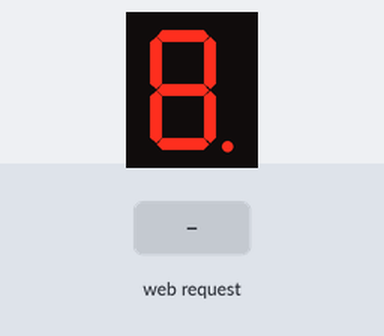
Bench run of a sketch on a simulated ESP8266 (NodeMCU). Parts: 1-digit seven-segment display. Wiring (inferred from the names in the program): 1-digit 7-segment display, segments lit when HIGH: segments GPIO 16, GPIO 5, GPIO 4, GPIO 0, GPIO 2, GPIO 14, GPIO 12, GPIO 13. The inputs (shaded band) are chosen by the test bench. WiFi joins after 1.5 s; servers stay silent unless stated; the segment pins are drawn as the display they are named for; what the sketch prints to the serial monitor is not drawn.

Above: at 2.7 s.
2.8 s: HTTP request GET /0/on received
At 3.1 s:
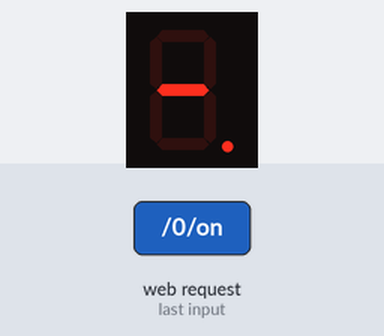
4.3 s: HTTP request GET /1/on received
At 5.4 s:
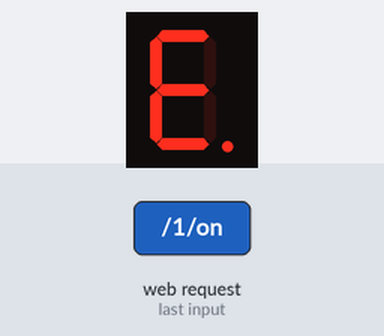
5.8 s: HTTP request GET /2/on received
At 6.6 s:
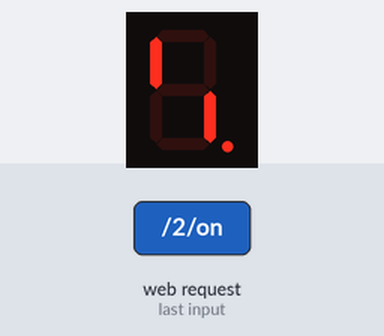
7.3 s: HTTP request GET /3/on received
At 7.7 s:
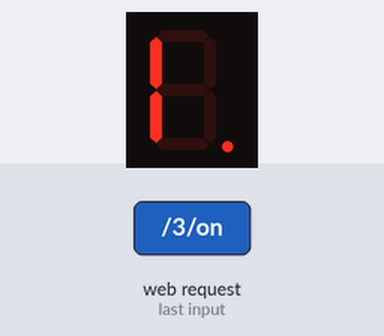
8.8 s: HTTP request GET /4/on received
At 10.0 s:
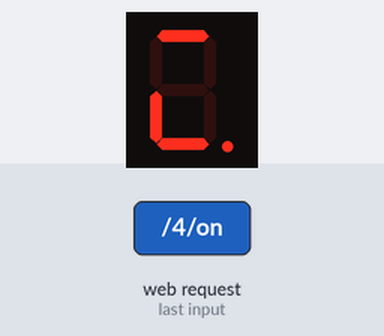
10.3 s: HTTP request GET /5/on received
At 11.2 s:
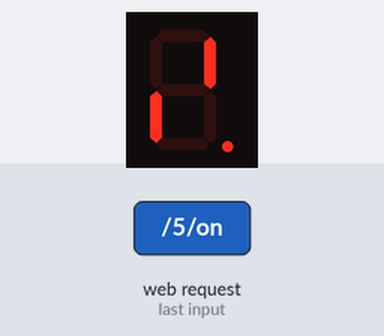
Timing chart, 0 to 12.8 s (numbered marks = the images above; inputs shaded):
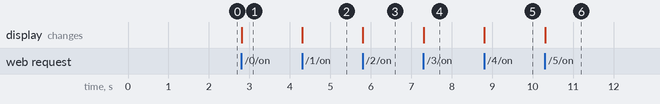

The sketch:

7SEG-WIFI.ino
```cpp
// Load Wi-Fi library
#include <ESP8266WiFi.h>

// Replace with your network credentials
const char* ssid     = "";
const char* password = "";

// Set web server port number to 80
WiFiServer server(80);

// Variable to store the HTTP request
String header;

// Auxiliar variables to store the current output state
String output0 = "off";
String output1 = "off";
String output2 = "off";
String output3 = "off";
String output4 = "off";
String output5 = "off";
String output6 = "off";
String output7 = "off";
String output8 = "off";
String output9 = "off";

const int a = 16;
const int b = 5;
const int c = 4;
const int d = 0;
const int e = 2;
const int f = 14;
const int g = 12;
const int dp = 13;

// Current time
unsigned long currentTime = millis();
// Previous time
unsigned long previousTime = 0;
// Define timeout time in milliseconds (example: 2000ms = 2s)
const long timeoutTime = 2000;

void setup() {
  Serial.begin(115200);
  // Initialize the output variables as outputs
  pinMode(a, OUTPUT);
  digitalWrite(a,HIGH);
  pinMode(b, OUTPUT);
  digitalWrite(b,HIGH);
  pinMode(c, OUTPUT);
  digitalWrite(c,HIGH);
  pinMode(d, OUTPUT);
  digitalWrite(d,HIGH);
  pinMode(e, OUTPUT);
  digitalWrite(e,HIGH);
  pinMode(f, OUTPUT);
  digitalWrite(f,HIGH);
  pinMode(g, OUTPUT);
  digitalWrite(g,HIGH);
  pinMode(dp, OUTPUT);
  digitalWrite(dp,HIGH);

  // Connect to Wi-Fi network with SSID and password
  Serial.print("Connecting to ");
  Serial.println(ssid);
  WiFi.begin(ssid, password);
  while (WiFi.status() != WL_CONNECTED) {
    delay(500);
    Serial.print(".");
  }
  // Print local IP address and start web server
  Serial.println("");
  Serial.println("WiFi connected.");
  Serial.println("IP address: ");
  Serial.println(WiFi.localIP());
  server.begin();
}

void loop(){
  WiFiClient client = server.available();   // Listen for incoming clients

  if (client) {                             // If a new client connects,
    Serial.println("New Client.");          // print a message out in the serial port
    String currentLine = "";                // make a String to hold incoming data from the client
    currentTime = millis();
    previousTime = currentTime;
    while (client.connected() && currentTime - previousTime <= timeoutTime) { // loop while the client's connected
      currentTime = millis();
      if (client.available()) {             // if there's bytes to read from the client,
        char c = client.read();             // read a byte, then
        Serial.write(c);                    // print it out the serial monitor
        header += c;
        if (c == '\n') {                    // if the byte is a newline character
          // if the current line is blank, you got two newline characters in a row.
          // that's the end of the client HTTP request, so send a response:
          if (currentLine.length() == 0) {
            // HTTP headers always start with a response code (e.g. HTTP/1.1 200 OK)
            // and a content-type so the client knows what's coming, then a blank line:
            client.println("HTTP/1.1 200 OK");
            client.println("Content-type:text/html");
            client.println("Connection: close");
            client.println();

            if (header.indexOf("GET /0/on") >= 0) {
              Serial.println("0 on");
              zero();
            } else if (header.indexOf("GET /1/on") >= 0) {
              Serial.println("1 on");
              one();
            } else if (header.indexOf("GET /2/on") >= 0) {
              Serial.println("2 on");
              two();
            } else if (header.indexOf("GET /3/on") >= 0) {
              Serial.println("3 on");
              three();
            } else if (header.indexOf("GET /4/on") >= 0) {
              Serial.println("4 on");
              four();
            } else if (header.indexOf("GET /5/on") >= 0) {
              Serial.println("5 on");
              five();
            } else if (header.indexOf("GET /6/on") >= 0) {
              Serial.println("6 on");
              six();
            } else if (header.indexOf("GET /7/on") >= 0) {
              Serial.println("7 on");
              seven();
            } else if (header.indexOf("GET /8/on") >= 0) {
              Serial.println("8 on");
              eight();
            } else if (header.indexOf("GET /9/on") >= 0) {
              Serial.println("9 on");
              nine();
            }

            // Display the HTML web page
            client.println("<!DOCTYPE html><html>");
            client.println("<head><meta name=\"viewport\" content=\"width=device-width, initial-scale=1\">");
            client.println("<link rel=\"icon\" href=\"data:,\">");
            // CSS to style the on/off buttons
            // Feel free to change the background-color and font-size attributes to fit your preferences
            client.println("<style>html { font-family: Helvetica; display: inline-block; margin: 0px auto; text-align: center;}");
            client.println(".button { background-color: #195B6A; border: none; color: white; padding: 16px 40px;");
            client.println("text-decoration: none; font-size: 30px; margin: 2px; cursor: pointer;}");
            client.println(".button2 {background-color: #77878A;}</style></head>");

            // Web Page Heading
            client.println("<body><h1>7-SEG Control Web Page</h1>");

            client.println("<p>0 - State " + output0 + "</p>");
            // If the output5State is off, it displays the ON button
            if (output0=="off") {
              client.println("<p><a href=\"/0/on\"><button class=\"button\">ON</button></a></p>");
            } else {
              client.println("<p><a href=\"/0/off\"><button class=\"button button2\">OFF</button></a></p>");
            }

            client.println("<p>1 - State " + output1 + "</p>");
            // If the output5State is off, it displays the ON button
            if (output1=="off") {
              client.println("<p><a href=\"/1/on\"><button class=\"button\">ON</button></a></p>");
            } else {
              client.println("<p><a href=\"/1/off\"><button class=\"button button2\">OFF</button></a></p>");
            }

            client.println("<p>2 - State " + output2 + "</p>");
            // If the output5State is off, it displays the ON button
            if (output2=="off") {
              client.println("<p><a href=\"/2/on\"><button class=\"button\">ON</button></a></p>");
            } else {
              client.println("<p><a href=\"/2/off\"><button class=\"button button2\">OFF</button></a></p>");
            }

            client.println("<p>3 - State " + output3 + "</p>");
            // If the output5State is off, it displays the ON button
            if (output3=="off") {
              client.println("<p><a href=\"/3/on\"><button class=\"button\">ON</button></a></p>");
            } else {
              client.println("<p><a href=\"/3/off\"><button class=\"button button2\">OFF</button></a></p>");
            }

            client.println("<p>4 - State " + output4 + "</p>");
            // If the output5State is off, it displays the ON button
            if (output4=="off") {
              client.println("<p><a href=\"/4/on\"><button class=\"button\">ON</button></a></p>");
            } else {
              client.println("<p><a href=\"/4/off\"><button class=\"button button2\">OFF</button></a></p>");
            }

            client.println("<p>5 - State " + output5 + "</p>");
            // If the output5State is off, it displays the ON button
            if (output5=="off") {
              client.println("<p><a href=\"/5/on\"><button class=\"button\">ON</button></a></p>");
            } else {
              client.println("<p><a href=\"/5/off\"><button class=\"button button2\">OFF</button></a></p>");
            }

            client.println("<p>6 - State " + output6 + "</p>");
            // If the output5State is off, it displays the ON button
            if (output6=="off") {
              client.println("<p><a href=\"/6/on\"><button class=\"button\">ON</button></a></p>");
            } else {
              client.println("<p><a href=\"/6/off\"><button class=\"button button2\">OFF</button></a></p>");
            }

            client.println("<p>7 - State " + output7 + "</p>");
            // If the output5State is off, it displays the ON button
            if (output7=="off") {
              client.println("<p><a href=\"/7/on\"><button class=\"button\">ON</button></a></p>");
            } else {
              client.println("<p><a href=\"/7/off\"><button class=\"button button2\">OFF</button></a></p>");
            }

            client.println("<p>8 - State " + output8 + "</p>");
            // If the output5State is off, it displays the ON button
            if (output8=="off") {
              client.println("<p><a href=\"/8/on\"><button class=\"button\">ON</button></a></p>");
            } else {
              client.println("<p><a href=\"/8/off\"><button class=\"button button2\">OFF</button></a></p>");
            }

            client.println("<p>9 - State " + output9 + "</p>");
            // If the output5State is off, it displays the ON button
            if (output9=="off") {
              client.println("<p><a href=\"/9/on\"><button class=\"button\">ON</button></a></p>");
            } else {
              client.println("<p><a href=\"/9/off\"><button class=\"button button2\">OFF</button></a></p>");
            }

            client.println("</body></html>");

            // The HTTP response ends with another blank line
            client.println();
            // Break out of the while loop
            break;
          } else { // if you got a newline, then clear currentLine
            currentLine = "";
          }
        } else if (c != '\r') {  // if you got anything else but a carriage return character,
          currentLine += c;      // add it to the end of the currentLine
        }
      }
    }
    // Clear the header variable
    header = "";
    // Close the connection
    client.stop();
    Serial.println("Client disconnected.");
    Serial.println("");
  }
}

void zero() {
  digitalWrite(a,LOW);
  digitalWrite(b,LOW);
  digitalWrite(c,LOW);
  digitalWrite(d,LOW);
  digitalWrite(e,LOW);
  digitalWrite(f,LOW);
  digitalWrite(g,HIGH);
  digitalWrite(dp,HIGH);
  output0 = "on";
  output1 = "off";
  output2 = "off";
  output3 = "off";
  output4 = "off";
  output5 = "off";
  output6 = "off";
  output7 = "off";
  output8 = "off";
  output9 = "off";
}

void one() {
  digitalWrite(a,HIGH);
  digitalWrite(b,LOW);
  digitalWrite(c,LOW);
  digitalWrite(d,HIGH);
  digitalWrite(e,HIGH);
  digitalWrite(f,HIGH);
  digitalWrite(g,HIGH);
  digitalWrite(dp,HIGH);
  output0 = "off";
  output1 = "on";
  output2 = "off";
  output3 = "off";
  output4 = "off";
  output5 = "off";
  output6 = "off";
  output7 = "off";
  output8 = "off";
  output9 = "off";
}

void two() {
  digitalWrite(a,LOW);
  digitalWrite(b,LOW);
  digitalWrite(c,HIGH);
  digitalWrite(d,LOW);
  digitalWrite(e,LOW);
  digitalWrite(f,HIGH);
  digitalWrite(g,LOW);
  digitalWrite(dp,HIGH);
  output0 = "off";
  output1 = "off";
  output2 = "on";
  output3 = "off";
  output4 = "off";
  output5 = "off";
  output6 = "off";
  output7 = "off";
  output8 = "off";
  output9 = "off";
}

void three() {
  digitalWrite(a,LOW);
  digitalWrite(b,LOW);
  digitalWrite(c,LOW);
  digitalWrite(d,LOW);
  digitalWrite(e,HIGH);
  digitalWrite(f,HIGH);
  digitalWrite(g,LOW);
  digitalWrite(dp,HIGH);
  output0 = "off";
  output1 = "off";
  output2 = "off";
  output3 = "on";
  output4 = "off";
  output5 = "off";
  output6 = "off";
  output7 = "off";
  output8 = "off";
  output9 = "off";
}

void four() {
  digitalWrite(a,HIGH);
  digitalWrite(b,LOW);
  digitalWrite(c,LOW);
  digitalWrite(d,HIGH);
  digitalWrite(e,HIGH);
  digitalWrite(f,LOW);
  digitalWrite(g,LOW);
  digitalWrite(dp,HIGH);
  output0 = "off";
  output1 = "off";
  output2 = "off";
  output3 = "off";
  output4 = "on";
  output5 = "off";
  output6 = "off";
  output7 = "off";
  output8 = "off";
  output9 = "off";
}

void five() {
  digitalWrite(a,LOW);
  digitalWrite(b,HIGH);
  digitalWrite(c,LOW);
  digitalWrite(d,LOW);
  digitalWrite(e,HIGH);
  digitalWrite(f,LOW);
  digitalWrite(g,LOW);
  digitalWrite(dp,HIGH);
  output0 = "off";
  output1 = "off";
  output2 = "off";
  output3 = "off";
  output4 = "off";
  output5 = "on";
  output6 = "off";
  output7 = "off";
  output8 = "off";
  output9 = "off";
}

void six() {
  digitalWrite(a,LOW);
  digitalWrite(b,HIGH);
  digitalWrite(c,LOW);
  digitalWrite(d,LOW);
  digitalWrite(e,LOW);
  digitalWrite(f,LOW);
  digitalWrite(g,LOW);
  digitalWrite(dp,HIGH);
  output0 = "off";
  output1 = "off";
  output2 = "off";
  output3 = "off";
  output4 = "off";
  output5 = "off";
  output6 = "on";
  output7 = "off";
  output8 = "off";
  output9 = "off";
}

void seven() {
  digitalWrite(a,LOW);
  digitalWrite(b,LOW);
  digitalWrite(c,LOW);
  digitalWrite(d,HIGH);
  digitalWrite(e,HIGH);
  digitalWrite(f,HIGH);
  digitalWrite(g,HIGH);
  digitalWrite(dp,HIGH);
  output0 = "off";
  output1 = "off";
  output2 = "off";
  output3 = "off";
  output4 = "off";
  output5 = "off";
  output6 = "off";
  output7 = "on";
  output8 = "off";
  output9 = "off";
}

void eight() {
  digitalWrite(a,LOW);
  digitalWrite(b,LOW);
  digitalWrite(c,LOW);
  digitalWrite(d,LOW);
  digitalWrite(e,LOW);
  digitalWrite(f,LOW);
  digitalWrite(g,LOW);
  digitalWrite(dp,HIGH);
  output0 = "off";
  output1 = "off";
  output2 = "off";
  output3 = "off";
  output4 = "off";
  output5 = "off";
  output6 = "off";
  output7 = "off";
  output8 = "on";
  output9 = "off";
}

void nine() {
  digitalWrite(a,LOW);
  digitalWrite(b,LOW);
  digitalWrite(c,LOW);
  digitalWrite(d,LOW);
  digitalWrite(e,HIGH);
  digitalWrite(f,LOW);
  digitalWrite(g,LOW);
  digitalWrite(dp,HIGH);
  output0 = "off";
  output1 = "off";
  output2 = "off";
  output3 = "off";
  output4 = "off";
  output5 = "off";
  output6 = "off";
  output7 = "off";
  output8 = "off";
  output9 = "on";
}
```

Measured:
- after the input at 2.8 s, the display: changes at once (image 1)
- after the input at 4.3 s, the display: changes at once (image 2)
- after the input at 5.8 s, the display: changes at once (image 3)
- after the input at 7.3 s, the display: changes at once (image 4)
- after the input at 8.8 s, the display: changes at once (image 5)
- after the input at 10.3 s, the display: changes at once (image 6)
